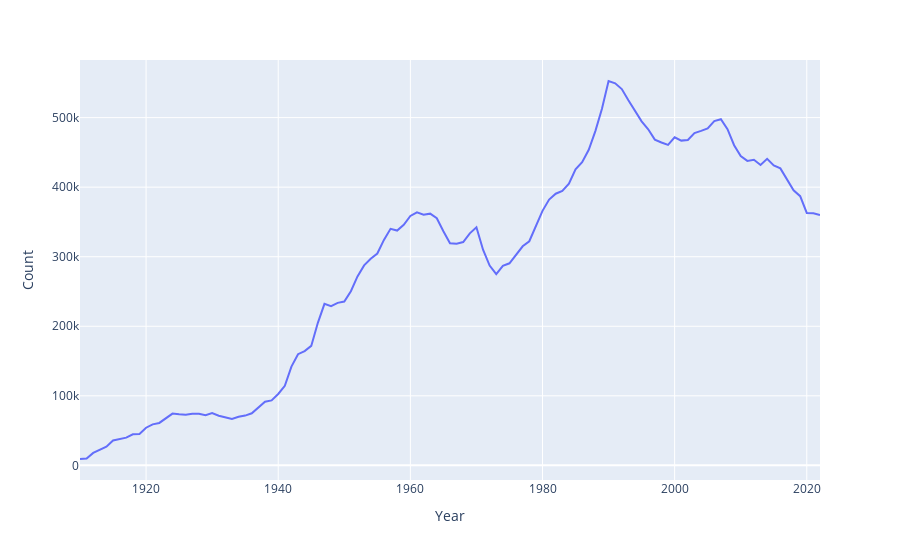

Source (notebook cell):
### Code cell
# Plotting baby counts per year
px.line(babies_born,y='Count')
